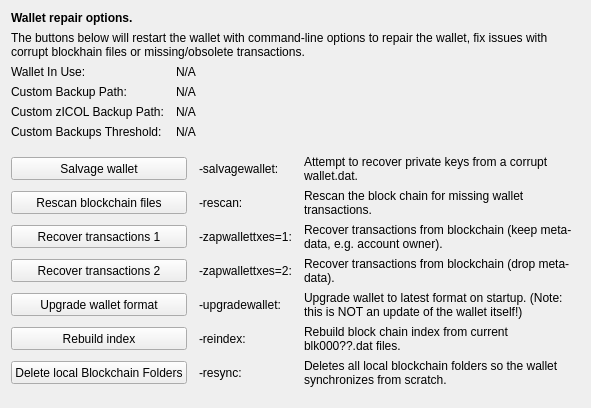
     <widget class="QWidget" name="tab_repair">
      <attribute name="title">
       <string>&amp;Wallet Repair</string>
      </attribute>
      <layout class="QGridLayout" name="gridLayout_4" columnstretch="0,0,0,0">
       <property name="horizontalSpacing">
        <number>12</number>
       </property>
       <item row="0" column="0" colspan="4">
        <widget class="QLabel" name="label_repair_header">
         <property name="font">
          <font>
           <weight>75</weight>
           <bold>true</bold>
          </font>
         </property>
         <property name="text">
          <string>Wallet repair options.</string>
         </property>
        </widget>
       </item>
       <item row="1" column="0" colspan="4">
        <widget class="QLabel" name="label_repair_helptext">
         <property name="font">
          <font>
           <weight>50</weight>
           <bold>false</bold>
          </font>
         </property>
         <property name="text">
          <string>The buttons below will restart the wallet with command-line options to repair the wallet, fix issues with corrupt blockhain files or missing/obsolete transactions.</string>
         </property>
         <property name="wordWrap">
          <bool>true</bool>
         </property>
        </widget>
       </item>
       <item row="2" column="0">
        <widget class="QLabel" name="wallet_path_label">
         <property name="text">
          <string>Wallet In Use:</string>
         </property>
        </widget>
       </item>
       <item row="2" column="1" colspan="3">
        <widget class="QLabel" name="wallet_path">
         <property name="cursor">
          <cursorShape>IBeamCursor</cursorShape>
         </property>
         <property name="text">
          <string>N/A</string>
         </property>
         <property name="textFormat">
          <enum>Qt::PlainText</enum>
         </property>
         <property name="textInteractionFlags">
          <set>Qt::LinksAccessibleByMouse|Qt::TextSelectableByKeyboard|Qt::TextSelectableByMouse</set>
         </property>
        </widget>
       </item>
       <item row="3" column="0">
        <widget class="QLabel" name="wallet_custombackuppath_label">
         <property name="text">
          <string>Custom Backup Path:</string>
         </property>
         <property name="visible">
          <bool>false</bool>
         </property>
        </widget>
       </item>
       <item row="3" column="1" colspan="3">
        <widget class="QLabel" name="wallet_custombackuppath">
         <property name="cursor">
          <cursorShape>IBeamCursor</cursorShape>
         </property>
         <property name="text">
          <string>N/A</string>
         </property>
         <property name="textFormat">
          <enum>Qt::PlainText</enum>
         </property>
         <property name="textInteractionFlags">
          <set>Qt::LinksAccessibleByMouse|Qt::TextSelectableByKeyboard|Qt::TextSelectableByMouse</set>
         </property>
         <property name="visible">
          <bool>false</bool>
         </property>
        </widget>
       </item>
       <item row="4" column="0">
        <widget class="QLabel" name="wallet_customzicolbackuppath_label">
         <property name="text">
          <string>Custom zICOL Backup Path:</string>
         </property>
         <property name="visible">
          <bool>false</bool>
         </property>
        </widget>
       </item>
       <item row="4" column="1" colspan="3">
        <widget class="QLabel" name="wallet_customzicolbackuppath">
         <property name="cursor">
          <cursorShape>IBeamCursor</cursorShape>
         </property>
         <property name="text">
          <string>N/A</string>
         </property>
         <property name="textFormat">
          <enum>Qt::PlainText</enum>
         </property>
         <property name="textInteractionFlags">
          <set>Qt::LinksAccessibleByMouse|Qt::TextSelectableByKeyboard|Qt::TextSelectableByMouse</set>
         </property>
         <property name="visible">
          <bool>false</bool>
         </property>
        </widget>
       </item>
       <item row="5" column="0">
        <widget class="QLabel" name="wallet_custombackupthreshold_label">
         <property name="text">
          <string>Custom Backups Threshold:</string>
         </property>
         <property name="visible">
          <bool>false</bool>
         </property>
        </widget>
       </item>
       <item row="5" column="1" colspan="3">
        <widget class="QLabel" name="wallet_custombackupthreshold">
         <property name="cursor">
          <cursorShape>IBeamCursor</cursorShape>
         </property>
         <property name="text">
          <string>N/A</string>
         </property>
         <property name="textFormat">
          <enum>Qt::PlainText</enum>
         </property>
         <property name="textInteractionFlags">
          <set>Qt::LinksAccessibleByMouse|Qt::TextSelectableByKeyboard|Qt::TextSelectableByMouse</set>
         </property>
         <property name="visible">
          <bool>false</bool>
         </property>
        </widget>
       </item>
       <item row="6" column="0">
        <spacer name="verticalSpacer_repair1">
         <property name="orientation">
          <enum>Qt::Vertical</enum>
         </property>
         <property name="sizeHint" stdset="0">
          <size>
           <width>10</width>
           <height>10</height>
          </size>
         </property>
        </spacer>
       </item>
       <item row="7" column="0" colspan="2">
        <widget class="QPushButton" name="btn_salvagewallet">
         <property name="minimumSize">
          <size>
           <width>100</width>
           <height>23</height>
          </size>
         </property>
         <property name="text">
          <string>Salvage wallet</string>
         </property>
        </widget>
       </item>
       <item row="7" column="2">
        <widget class="QLabel" name="label_repair_salvage_command">
         <property name="text">
          <string notr="true">-salvagewallet:</string>
         </property>
        </widget>
       </item>
       <item row="7" column="3">
        <widget class="QLabel" name="label_repair_salvage">
         <property name="text">
          <string>Attempt to recover private keys from a corrupt wallet.dat.</string>
         </property>
         <property name="wordWrap">
          <bool>true</bool>
         </property>
        </widget>
       </item>
       <item row="8" column="0" colspan="2">
        <widget class="QPushButton" name="btn_rescan">
         <property name="minimumSize">
          <size>
           <width>100</width>
           <height>23</height>
          </size>
         </property>
         <property name="text">
          <string>Rescan blockchain files</string>
         </property>
        </widget>
       </item>
       <item row="8" column="2">
        <widget class="QLabel" name="label_repair_rescan_command">
         <property name="text">
          <string notr="true">-rescan:</string>
         </property>
        </widget>
       </item>
       <item row="8" column="3">
        <widget class="QLabel" name="label_repair_rescan">
         <property name="text">
          <string>Rescan the block chain for missing wallet transactions.</string>
         </property>
         <property name="wordWrap">
          <bool>true</bool>
         </property>
        </widget>
       </item>
       <item row="9" column="0" colspan="2">
        <widget class="QPushButton" name="btn_zapwallettxes1">
         <property name="minimumSize">
          <size>
           <width>100</width>
           <height>23</height>
          </size>
         </property>
         <property name="text">
          <string>Recover transactions 1</string>
         </property>
        </widget>
       </item>
       <item row="9" column="2">
        <widget class="QLabel" name="label_repair_zap1_command">
         <property name="text">
          <string notr="true">-zapwallettxes=1:</string>
         </property>
        </widget>
       </item>
       <item row="9" column="3">
        <widget class="QLabel" name="label_repair_zap1">
         <property name="text">
          <string>Recover transactions from blockchain (keep meta-data, e.g. account owner).</string>
         </property>
         <property name="wordWrap">
          <bool>true</bool>
         </property>
        </widget>
       </item>
       <item row="10" column="0" colspan="2">
        <widget class="QPushButton" name="btn_zapwallettxes2">
         <property name="minimumSize">
          <size>
           <width>100</width>
           <height>23</height>
          </size>
         </property>
         <property name="text">
          <string>Recover transactions 2</string>
         </property>
        </widget>
       </item>
       <item row="10" column="2">
        <widget class="QLabel" name="label_repair_zap2_command">
         <property name="text">
          <string notr="true">-zapwallettxes=2:</string>
         </property>
        </widget>
       </item>
       <item row="10" column="3">
        <widget class="QLabel" name="label_repair_zap2">
         <property name="text">
          <string>Recover transactions from blockchain (drop meta-data).</string>
         </property>
         <property name="wordWrap">
          <bool>true</bool>
         </property>
        </widget>
       </item>
       <item row="11" column="0" colspan="2">
        <widget class="QPushButton" name="btn_upgradewallet">
         <property name="minimumSize">
          <size>
           <width>100</width>
           <height>23</height>
          </size>
         </property>
         <property name="text">
          <string>Upgrade wallet format</string>
         </property>
        </widget>
       </item>
       <item row="11" column="2">
        <widget class="QLabel" name="label_repair_upgrade_command">
         <property name="text">
          <string notr="true">-upgradewallet:</string>
         </property>
        </widget>
       </item>
       <item row="11" column="3">
        <widget class="QLabel" name="label_repair_upgrade">
         <property name="text">
          <string>Upgrade wallet to latest format on startup. (Note: this is NOT an update of the wallet itself!)</string>
         </property>
         <property name="wordWrap">
          <bool>true</bool>
         </property>
        </widget>
       </item>
       <item row="12" column="0" colspan="2">
        <widget class="QPushButton" name="btn_reindex">
         <property name="minimumSize">
          <size>
           <width>100</width>
           <height>23</height>
          </size>
         </property>
         <property name="text">
          <string>Rebuild index</string>
         </property>
        </widget>
       </item>
       <item row="12" column="2">
        <widget class="QLabel" name="label_repair_reindex_command">
         <property name="text">
          <string notr="true">-reindex:</string>
         </property>
        </widget>
       </item>
       <item row="12" column="3">
        <widget class="QLabel" name="label_repair_reindex">
         <property name="text">
          <string>Rebuild block chain index from current blk000??.dat files.</string>
         </property>
         <property name="wordWrap">
          <bool>true</bool>
         </property>
        </widget>
       </item>
       <item row="13" column="0" colspan="2">
        <widget class="QPushButton" name="btn_resync">
         <property name="minimumSize">
          <size>
           <width>100</width>
           <height>23</height>
          </size>
         </property>
         <property name="text">
          <string>Delete local Blockchain Folders</string>
         </property>
        </widget>
       </item>
       <item row="13" column="2">
        <widget class="QLabel" name="label_repair_resync_command">
         <property name="text">
          <string>-resync:</string>
         </property>
        </widget>
       </item>
       <item row="13" column="3">
        <widget class="QLabel" name="label_repair_resync">
         <property name="text">
          <string>Deletes all local blockchain folders so the wallet synchronizes from scratch.</string>
         </property>
         <property name="wordWrap">
          <bool>true</bool>
         </property>
        </widget>
       </item>
       <item row="14" column="0">
        <spacer name="verticalSpacer_repair2">
         <property name="orientation">
          <enum>Qt::Vertical</enum>
         </property>
         <property name="sizeHint" stdset="0">
          <size>
           <width>20</width>
           <height>10</height>
          </size>
         </property>
        </spacer>
       </item>
      </layout>
     </widget>
